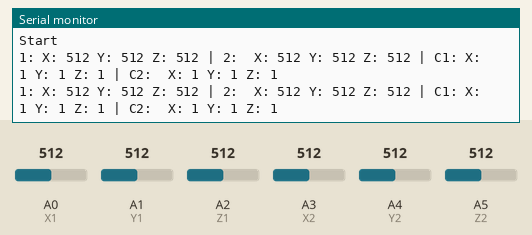
Bench run of a sketch on a simulated Arduino Uno, built with avr-gcc and run on an emulated ATmega328P. On the bench: the last lines printed to the serial monitor. The inputs (shaded band) are chosen by the test bench; at power-on: A0 (X1) = 512, A1 (Y1) = 512, A2 (Z1) = 512, A3 (X2) = 512, A4 (Y2) = 512, A5 (Z2) = 512.

Above: at 1.8 s.
1.9 s: A0 (X1) set to 375
At 2.6 s:
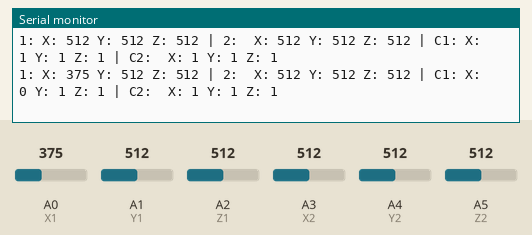
3.4 s: A1 (Y1) set to 375
At 4.7 s:
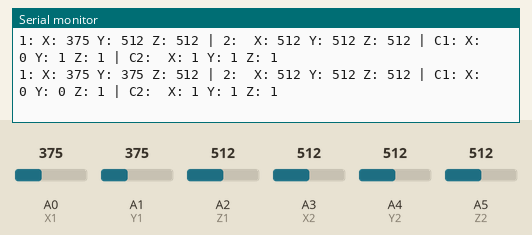
4.9 s: A2 (Z1) set to 375
At 6.0 s:
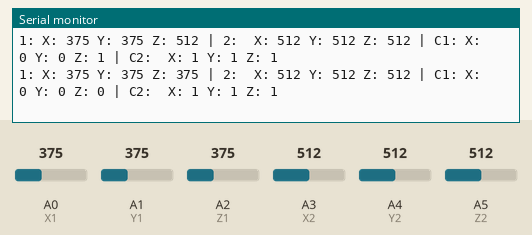
6.4 s: A3 (X2) set to 375
At 7.7 s:
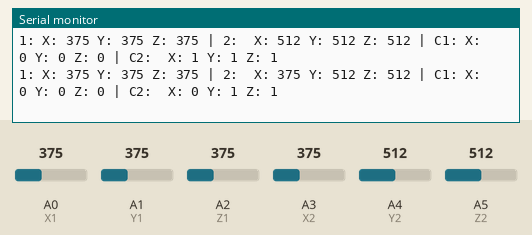
7.9 s: A4 (Y2) set to 375
At 9.1 s:
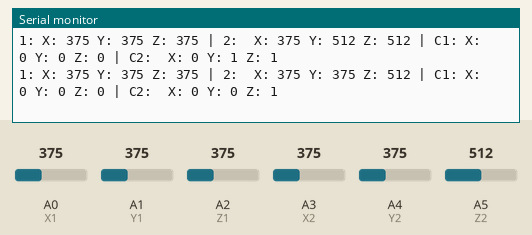
9.4 s: A5 (Z2) set to 375
At 9.4 s:
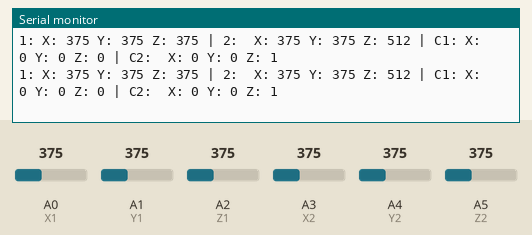

Measured:
- after the input at 1.9 s, the serial monitor: prints a new line after 0.17 s (image 1)
- after the input at 3.4 s, the serial monitor: prints a new line after 0.74 s (image 2)
- after the input at 4.9 s, the serial monitor: prints a new line after 0.27 s (image 3)
- after the input at 6.4 s, the serial monitor: prints a new line after 0.83 s (image 4)
- after the input at 7.9 s, the serial monitor: prints a new line after 0.36 s (image 5)

The sketch:

AccelCalibratie.ino
```cpp
//Pinbindings, aanpassen na test.

int X1 = A0;
int Y1 = A1;
int Z1 = A2;
int X2 = A3;
int Y2 = A4;
int Z2 = A5;

//RESULTS 18-05-2015 RECHTSE HAND
// PLAT:           1 0 0 1 0 0
// KANTEL RECHTS:  0 0 0 0 0 0
// ONDERSTEBOVEN:  0 1 1 0 0 1
// OMHOOG:         0 -1 1 -1 -1 -1
// BENEDEN:        0 0 1 0 1 1

// FIST PLAT:           1 0 0 0 1 1
// FIST KANTEL RECHTS:  0 0 0 0 0 0
// FIST ONDERSTEBOVEN:  0 0 1 0 0 1
// FIST OMHOOG:         0 -1 0 1 0 0
// FIST BENEDEN:        0 1 1 0 1 1

void setup() {
  Serial.begin(9600);
  Serial.println("Start");
}

void loop() {
  int m1 = analogRead(X1);
  int m2 = analogRead(Y1);
  int m3 = analogRead(Z1);
  int m4 = analogRead(X2);
  int m5 = analogRead(Y2);
  int m6 = analogRead(Z2);

  int c1 = AcceleroConvert(m1);
  int c2 = AcceleroConvert(m2);
  int c3 = AcceleroConvert(m3);
  int c4 = AcceleroConvert(m4);
  int c5 = AcceleroConvert(m5);
  int c6 = AcceleroConvert(m6);

  Serial.print("1:");
  Serial.print(" X: ");
  Serial.print(m1);
  Serial.print(" Y: ");
  Serial.print(m2);
  Serial.print(" Z: ");
  Serial.print(m3);

  Serial.print(" | 2: ");
  Serial.print(" X: ");
  Serial.print(m4);
  Serial.print(" Y: ");
  Serial.print(m5);
  Serial.print(" Z: ");
  Serial.print(m6);


  Serial.print(" | C1:");
  Serial.print(" X: ");
  Serial.print(c1);
  Serial.print(" Y: ");
  Serial.print(c2);
  Serial.print(" Z: ");
  Serial.print(c3);

  Serial.print(" | C2: ");
  Serial.print(" X: ");
  Serial.print(c4);
  Serial.print(" Y: ");
  Serial.print(c5);
  Serial.print(" Z: ");
  Serial.println(c6);

  delay(1000);

}

int AcceleroConvert(int c) {
  if (c < 285)
    return -1;
  else if (c > 285 && c < 385)
    return 0;
  else if (c > 385)
    return 1;
  else return 2;
}
```
